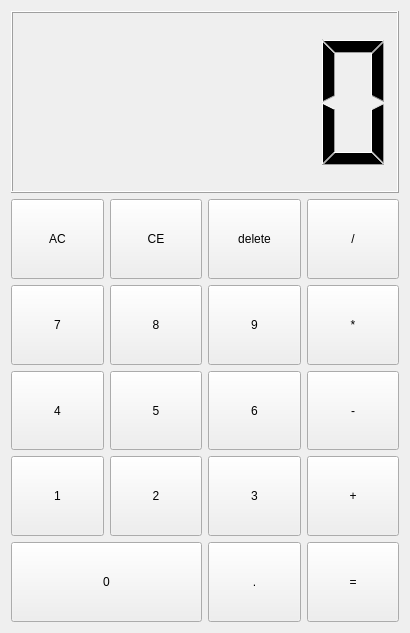
<?xml version="1.0" encoding="UTF-8"?>
<ui version="4.0">
 <class>Widget</class>
 <widget class="QWidget" name="Widget">
  <property name="geometry">
   <rect>
    <x>0</x>
    <y>0</y>
    <width>410</width>
    <height>633</height>
   </rect>
  </property>
  <property name="minimumSize">
   <size>
    <width>0</width>
    <height>0</height>
   </size>
  </property>
  <property name="windowTitle">
   <string>Calculator</string>
  </property>
  <layout class="QVBoxLayout" name="verticalLayout" stretch="3,7">
   <item>
    <widget class="QLCDNumber" name="lcdNumber"/>
   </item>
   <item>
    <layout class="QGridLayout" name="gridLayout">
     <item row="4" column="3">
      <widget class="QPushButton" name="btn_equal">
       <property name="sizePolicy">
        <sizepolicy hsizetype="Expanding" vsizetype="Expanding">
         <horstretch>0</horstretch>
         <verstretch>0</verstretch>
        </sizepolicy>
       </property>
       <property name="text">
        <string>=</string>
       </property>
      </widget>
     </item>
     <item row="1" column="0">
      <widget class="QPushButton" name="btn_7">
       <property name="sizePolicy">
        <sizepolicy hsizetype="Expanding" vsizetype="Expanding">
         <horstretch>0</horstretch>
         <verstretch>0</verstretch>
        </sizepolicy>
       </property>
       <property name="text">
        <string>7</string>
       </property>
      </widget>
     </item>
     <item row="0" column="1">
      <widget class="QPushButton" name="btn_CE">
       <property name="sizePolicy">
        <sizepolicy hsizetype="Expanding" vsizetype="Expanding">
         <horstretch>0</horstretch>
         <verstretch>0</verstretch>
        </sizepolicy>
       </property>
       <property name="text">
        <string>CE</string>
       </property>
      </widget>
     </item>
     <item row="4" column="2">
      <widget class="QPushButton" name="btn_dot">
       <property name="sizePolicy">
        <sizepolicy hsizetype="Expanding" vsizetype="Expanding">
         <horstretch>0</horstretch>
         <verstretch>0</verstretch>
        </sizepolicy>
       </property>
       <property name="text">
        <string>.</string>
       </property>
      </widget>
     </item>
     <item row="2" column="0">
      <widget class="QPushButton" name="btn_4">
       <property name="sizePolicy">
        <sizepolicy hsizetype="Expanding" vsizetype="Expanding">
         <horstretch>0</horstretch>
         <verstretch>0</verstretch>
        </sizepolicy>
       </property>
       <property name="text">
        <string>4</string>
       </property>
      </widget>
     </item>
     <item row="3" column="3">
      <widget class="QPushButton" name="btn_add">
       <property name="sizePolicy">
        <sizepolicy hsizetype="Expanding" vsizetype="Expanding">
         <horstretch>0</horstretch>
         <verstretch>0</verstretch>
        </sizepolicy>
       </property>
       <property name="text">
        <string>+</string>
       </property>
      </widget>
     </item>
     <item row="2" column="3">
      <widget class="QPushButton" name="btn_sub">
       <property name="sizePolicy">
        <sizepolicy hsizetype="Expanding" vsizetype="Expanding">
         <horstretch>0</horstretch>
         <verstretch>0</verstretch>
        </sizepolicy>
       </property>
       <property name="text">
        <string>-</string>
       </property>
      </widget>
     </item>
     <item row="2" column="1">
      <widget class="QPushButton" name="btn_5">
       <property name="sizePolicy">
        <sizepolicy hsizetype="Expanding" vsizetype="Expanding">
         <horstretch>0</horstretch>
         <verstretch>0</verstretch>
        </sizepolicy>
       </property>
       <property name="text">
        <string>5</string>
       </property>
      </widget>
     </item>
     <item row="1" column="3">
      <widget class="QPushButton" name="btn_mul">
       <property name="sizePolicy">
        <sizepolicy hsizetype="Expanding" vsizetype="Expanding">
         <horstretch>0</horstretch>
         <verstretch>0</verstretch>
        </sizepolicy>
       </property>
       <property name="text">
        <string>*</string>
       </property>
      </widget>
     </item>
     <item row="1" column="2">
      <widget class="QPushButton" name="btn_9">
       <property name="sizePolicy">
        <sizepolicy hsizetype="Expanding" vsizetype="Expanding">
         <horstretch>0</horstretch>
         <verstretch>0</verstretch>
        </sizepolicy>
       </property>
       <property name="text">
        <string>9</string>
       </property>
      </widget>
     </item>
     <item row="0" column="3">
      <widget class="QPushButton" name="btn_div">
       <property name="sizePolicy">
        <sizepolicy hsizetype="Expanding" vsizetype="Expanding">
         <horstretch>0</horstretch>
         <verstretch>0</verstretch>
        </sizepolicy>
       </property>
       <property name="text">
        <string>/</string>
       </property>
      </widget>
     </item>
     <item row="2" column="2">
      <widget class="QPushButton" name="btn_6">
       <property name="sizePolicy">
        <sizepolicy hsizetype="Expanding" vsizetype="Expanding">
         <horstretch>0</horstretch>
         <verstretch>0</verstretch>
        </sizepolicy>
       </property>
       <property name="text">
        <string>6</string>
       </property>
      </widget>
     </item>
     <item row="4" column="0" colspan="2">
      <widget class="QPushButton" name="btn_0">
       <property name="sizePolicy">
        <sizepolicy hsizetype="Expanding" vsizetype="Expanding">
         <horstretch>0</horstretch>
         <verstretch>0</verstretch>
        </sizepolicy>
       </property>
       <property name="text">
        <string>0</string>
       </property>
      </widget>
     </item>
     <item row="3" column="1">
      <widget class="QPushButton" name="btn_2">
       <property name="sizePolicy">
        <sizepolicy hsizetype="Expanding" vsizetype="Expanding">
         <horstretch>0</horstretch>
         <verstretch>0</verstretch>
        </sizepolicy>
       </property>
       <property name="text">
        <string>2</string>
       </property>
      </widget>
     </item>
     <item row="3" column="0">
      <widget class="QPushButton" name="btn_1">
       <property name="sizePolicy">
        <sizepolicy hsizetype="Expanding" vsizetype="Expanding">
         <horstretch>0</horstretch>
         <verstretch>0</verstretch>
        </sizepolicy>
       </property>
       <property name="minimumSize">
        <size>
         <width>20</width>
         <height>20</height>
        </size>
       </property>
       <property name="maximumSize">
        <size>
         <width>100</width>
         <height>80</height>
        </size>
       </property>
       <property name="text">
        <string>1</string>
       </property>
       <property name="iconSize">
        <size>
         <width>16</width>
         <height>16</height>
        </size>
       </property>
      </widget>
     </item>
     <item row="0" column="2">
      <widget class="QPushButton" name="btn_delete">
       <property name="sizePolicy">
        <sizepolicy hsizetype="Expanding" vsizetype="Expanding">
         <horstretch>0</horstretch>
         <verstretch>0</verstretch>
        </sizepolicy>
       </property>
       <property name="text">
        <string>delete</string>
       </property>
      </widget>
     </item>
     <item row="1" column="1">
      <widget class="QPushButton" name="btn_8">
       <property name="sizePolicy">
        <sizepolicy hsizetype="Expanding" vsizetype="Expanding">
         <horstretch>0</horstretch>
         <verstretch>0</verstretch>
        </sizepolicy>
       </property>
       <property name="text">
        <string>8</string>
       </property>
      </widget>
     </item>
     <item row="0" column="0">
      <widget class="QPushButton" name="btn_AC">
       <property name="sizePolicy">
        <sizepolicy hsizetype="Expanding" vsizetype="Expanding">
         <horstretch>0</horstretch>
         <verstretch>0</verstretch>
        </sizepolicy>
       </property>
       <property name="text">
        <string>AC</string>
       </property>
      </widget>
     </item>
     <item row="3" column="2">
      <widget class="QPushButton" name="btn_3">
       <property name="sizePolicy">
        <sizepolicy hsizetype="Expanding" vsizetype="Expanding">
         <horstretch>0</horstretch>
         <verstretch>0</verstretch>
        </sizepolicy>
       </property>
       <property name="text">
        <string>3</string>
       </property>
      </widget>
     </item>
    </layout>
   </item>
  </layout>
 </widget>
 <resources/>
 <connections/>
</ui>
